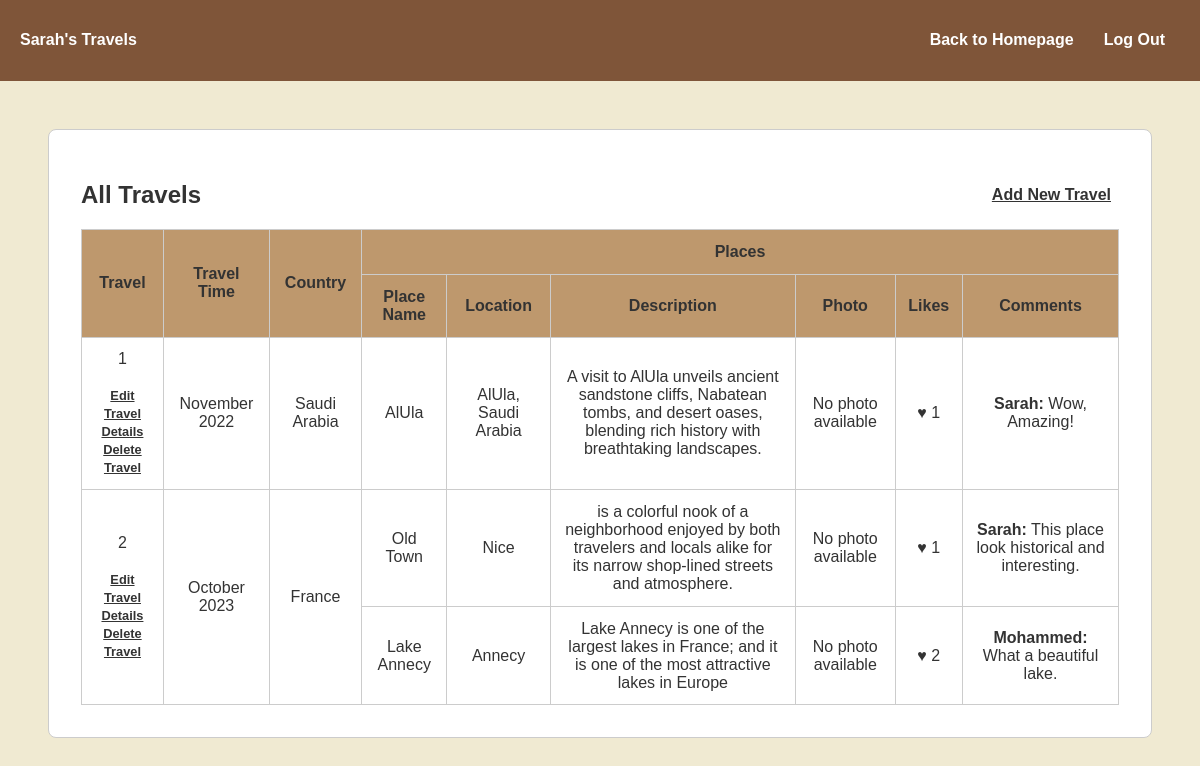
Page /UsersTravelPage.php (signed in) on the committed database.
### tables this page shows
CREATE TABLE `User` (
  `id` int NOT NULL,
  `firstName` varchar(30) NOT NULL,
  `lastName` varchar(30) NOT NULL,
  `emailAddress` varchar(50) NOT NULL,
  `password` varchar(256) NOT NULL,
  `photoFileName` varchar(50) DEFAULT NULL
);

CREATE TABLE `Place` (
  `id` int NOT NULL,
  `travelID` int NOT NULL,
  `name` varchar(50) NOT NULL,
  `location` text NOT NULL,
  `description` text NOT NULL,
  `photoFileName` varchar(50) DEFAULT NULL
);

CREATE TABLE `Travel` (
  `id` int NOT NULL,
  `userID` int NOT NULL,
  `month` varchar(30) NOT NULL,
  `year` int NOT NULL,
  `countryID` int NOT NULL
);

CREATE TABLE `Country` (
  `id` int NOT NULL,
  `country` varchar(50) NOT NULL
);

CREATE TABLE `Comment` (
  `placeID` int NOT NULL,
  `userID` int NOT NULL,
  `comment` text NOT NULL
);

### UsersTravelPage.php (the view, shortened to what this page needs)
<?php
require_once 'database.php';
$user_id = $_SESSION['user_id'];
$sqluser = "SELECT * FROM User WHERE id = $user_id";
$result = mysqli_query($connection, $sqluser);
$user = $result ? mysqli_fetch_assoc($result) : null;
$sqlTravel = "SELECT * FROM Travel WHERE userID = $user_id";
$result2 = mysqli_query($connection, $sqlTravel);
?>
<!DOCTYPE html>
<html lang="en">
<head>
    <link rel="stylesheet" href="usertravel.css">
</head>
<body>
    <header>
        <nav>
            <h4 id='name'><?php echo htmlspecialchars($user['firstName']); ?>'s Travels</h4>
            <ul class="links">
                <li><a href="users_homepage.php">Back to Homepage</a></li>
                <li><a href="index.php">Log Out</a></li>
            </ul>
        </nav>
    </header>
    <main>
        <div class="main">
            <div class="caption">
                <h2>All Travels</h2>
                <a href="AddNewTravel1.php" class="addLink">Add New Travel</a>
            </div>
            <div class="table-container">
                <table>
                    <thead>
                        <tr>
                            <th rowspan="2" class="firstthree">Travel</th>
                            <th rowspan="2" class="firstthree">Travel Time</th>
                            <th rowspan="2" class="firstthree">Country</th>
                            <th colspan="6">Places</th>
                        </tr>
                        <tr>
                            <th>Place Name</th>
                            <th>Location</th>
                            <th>Description</th>
                            <th>Photo</th>
                            <th>Likes</th>
                            <th>Comments</th>
                        </tr>
                    </thead>
                    <tbody>
                        <?php if ($result2 && mysqli_num_rows($result2) > 0): ?>
                            <?php $index = 1; ?>
                            <?php while ($travel = mysqli_fetch_assoc($result2)): ?>
                                <?php
                                    $sqlCountry = "SELECT country FROM Country WHERE id = " . $travel['countryID'];
                                    $countryResult = mysqli_query($connection, $sqlCountry);
                                    $country = $countryResult ? mysqli_fetch_assoc($countryResult)['country'] : 'Unknown';
                                    $sqlPlace = "SELECT * FROM Place WHERE travelID = " . $travel['id'];
                                    $placeResult = mysqli_query($connection, $sqlPlace);
                                ?>
                                <?php if ($placeResult && mysqli_num_rows($placeResult) > 0): ?>
                                    <?php $firstPlaceRow = true; ?>
                                    <?php while ($place = mysqli_fetch_assoc($placeResult)): ?>
                                        <tr>
                                            <?php if ($firstPlaceRow): ?>
                                                <td rowspan="<?php echo mysqli_num_rows($placeResult); ?>">
                                                    <?php echo $index; ?><br><br>
                                                    <a href='edit_travel.php?travelID=<?php echo urlencode($travel['id']); ?>' class='editLinks'>Edit Travel Details</a> <br>
                                                    <a href='deleteTravel.php?travel_id=<?php echo urlencode($travel['id']); ?>' class='editLinks'>Delete Travel</a>
                                                </td>
                                                <td rowspan="<?php echo mysqli_num_rows($placeResult); ?>"><?php echo htmlspecialchars($travel['month'] . " " . $travel['year']); ?></td>
                                                <td rowspan="<?php echo mysqli_num_rows($placeResult); ?>"><?php echo htmlspecialchars($country); ?></td>
                                                <?php $firstPlaceRow = false; ?>
                                            <?php endif; ?>
                                            <td><?php echo htmlspecialchars($place['name']); ?></td>
                                            <td><?php echo htmlspecialchars($place['location']); ?></td>
                                            <td><?php echo htmlspecialchars($place['description']); ?></td>
                                            <td>
                                                 <?php
                                                   $photoFilePath = "images/" . $place['photoFileName'];
                                                     if (!empty($place['photoFileName']) && file_exists($photoFilePath)) {
                                                     echo "<img src='" . htmlspecialchars($photoFilePath) . "' alt='Place Photo' width='80'>";
                                                     } else {
                                                     echo "No photo available";
                                                     }
                                                    ?>
                                            </td>
                                            <?php
                                                $sqlLikes = "SELECT COUNT(*) AS likeCount FROM `Like` WHERE placeID = " . $place['id'];
                                                $likesResult = mysqli_query($connection, $sqlLikes);
                                                $likes = $likesResult ? mysqli_fetch_assoc($likesResult)['likeCount'] : 0;
                                            ?>
                                            <td>&#9829; <?php echo $likes; ?></td>
                                            <?php
                                                $allComments = "";
                                                $sqlComments = "SELECT u.firstName, c.comment FROM `Comment` c JOIN `User` u ON c.userID = u.id WHERE c.placeID = " . $place['id'];
                                                $commentsResult = mysqli_query($connection, $sqlComments);
                                                while ($comment = mysqli_fetch_assoc($commentsResult)) {
                                                    $allComments .= "<strong>" . htmlspecialchars($comment['firstName']) . ":</strong> " . htmlspecialchars($comment['comment']) . "<br>";
                                                }
                                            ?>
                                            <td><?php echo $allComments ?: 'No comments'; ?></td>
                                        </tr>
                                    <?php endwhile; ?>
                                <?php endif; ?>
                                <?php $index++; ?>
                            <?php endwhile; ?>
                        <?php else: ?>
                            <tr><td colspan="9">No travels found.</td></tr>
                        <?php endif; ?>
                    </tbody>
                </table>
            </div>
        </div>
    </main>
</body>
</html>

### usertravel.css (style rules this page uses)
header { background-color: #7F5539; padding: 10px 20px; margin: 0; margin-bottom: 20px; width: 100%; box-sizing: border-box; }
nav { display: flex; justify-content: space-between; align-items: center; color: #ffffff; }
nav ul { list-style-type: none; margin: 0; padding: 0; display: flex; align-items: center; }
nav ul li { margin: 0 15px; }
nav ul li a { text-decoration: none; color: #ffffff; font-weight: bold; }
body { font-family: Arial, sans-serif; background-color: #F0EAD2; color: #333333; margin: 0; padding: 0; }
.main { display: block; margin: 3em; background-color: #F0EAD2; border-radius: .5em; padding: 2em; border: .1em solid #ccc; background-color: #ffffff; box-sizing: border-box; }
.caption { display: flex; justify-content: space-between; align-items: center; }
#name { margin-left: 3em; }
.addLink { color: #333333; font-weight: bold; margin-right:0.5em; }
table { font-family: Arial; text-align: center; border-style: solid; width: 100%; background-color:#ffffff; border-collapse: collapse; table-layout: auto; }
thead th { background-color: #BE986D }
table, th, td { border: .1em solid #ccc; padding: 0.8em; }
.editLinks { color: #333333; font-weight: bold; font-size: 0.8em; }
td a { display: inline; }
#name { margin-left: 0; }

### rows in the picture
user: firstName "Sarah"
place: travelID.year "November 2022", name "AlUla", location "AlUla, Saudi Arabia", description "A visit to AlUla unveils ancient sandstone cliffs, Nabatean tombs, and desert oases, blending rich history with breathtaking landscapes.", photoFileName "No photo available", likes "1"
country: country "Saudi Arabia"
comment: userID.firstName "Sarah", comment "Wow, Amazing!"
place: travelID.year "October 2023", name "Old Town", location "Nice", description "is a colorful nook of a neighborhood enjoyed by both travelers and locals alike for its narrow shop-lined streets and atmosphere.", photoFileName "No photo available", likes "1"
country: country "France"
comment: userID.firstName "Sarah", comment "This place look historical and interesting."
place: name "Lake Annecy", location "Annecy", description "Lake Annecy is one of the largest lakes in France; and it is one of the most attractive lakes in Europe", photoFileName "No photo available", likes "2"
comment: userID.firstName "Mohammed", comment "What a beautiful lake."
